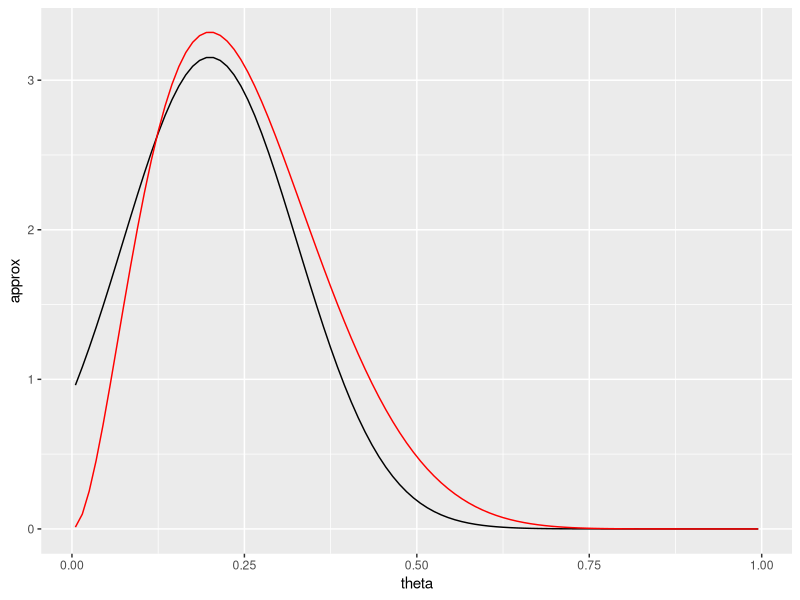
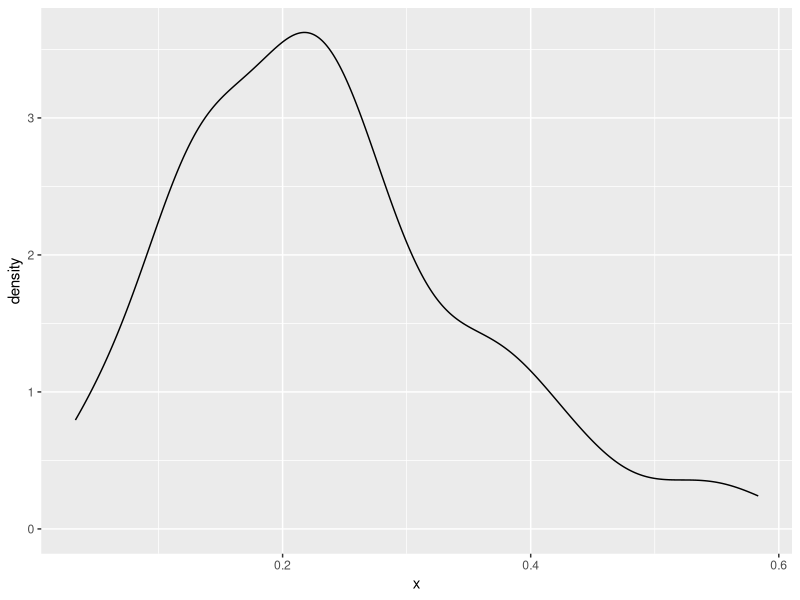

Reproduce these figures in R, in order.
## ---- chunk 1
smpls <- c("L", "W", "L", "L", "L", "L", "L", "L", "L", "W")
## ---- chunk 2
y <- sum(smpls == "W")
n <- length(smpls)
## ---- chunk 3
prior <- list(a = 1, b = 1)
## ---- chunk 4
posterior <- list(a = prior$a + y,  b = prior$b + n - y)
## ---- chunk 5
library("tidyverse")
grid <- tibble(
  theta = seq(0, 1, length.out = 10),
  prior = dbeta(theta, shape1 = prior$a, shape2 = prior$b),
  likelihood = dbinom(y, size = n, prob = theta)) %>%
  mutate(posterior_unst = prior * likelihood,
         posterior = posterior_unst / sum(posterior_unst))

## ---- chunk 6
calc_posterior <- function(par) {
  lprior <- dbeta(par, prior$a, prior$b, log = TRUE)
  lpost <- dbinom(y, size = n, prob = par, log = TRUE)
  - (lprior + lpost)
}
## ---- chunk 7
ret <- optim(0.5, fn = calc_posterior, hessian = TRUE, method = "Brent",
             lower = 0, upper = 1)
## ---- chunk 8
theta_max <- ret$par
theta_var <- 1 / drop(ret$hessian)
## ---- chunk 9
tibble(
  theta = ppoints(100),
  approx = dnorm(theta, theta_max, sqrt(theta_var)),
  actual = dbeta(theta, shape1 = posterior$a, shape2 = posterior$b)
) %>%
  ggplot(aes(x = theta)) +
  geom_line(aes(y = approx)) +
  geom_line(aes(y = actual), colour = "red")
## ---- chunk 10
p <- runif(100)
post_inverse <- qbeta(p, shape1 = posterior$a, shape2 = posterior$b)

ggplot(tibble(x = post_inverse), aes(x = x)) +
  geom_density()
## ---- chunk 11
theta_grid <- seq(0, 1, length.out = 512)
w <- (dbeta(theta_grid, prior$a, prior$b) *
      dbinom(y, size = n, prob = theta_grid))
theta_direct <- sample(theta_grid, size = 512, replace = TRUE, prob = w)
## ---- chunk 12
mean(theta_direct)
## ---- chunk 13
S <- 512
theta <- rbeta(S, prior$a, prior$b)
w <- dbinom(y, size = n, prob = theta)
## ---- chunk 14
sum(theta * w) / sum(w)
## ---- chunk 15
w_tilde <- w / sum(w)
1 / sum(w_tilde ^ 2)
## ---- chunk 16
post_sir1 <- sample(theta, size = S / 2, replace = TRUE, prob = w)
## ---- chunk 17
post_sir2 <- sample(theta, size = S, replace = TRUE, prob = w)
## ---- chunk 18
x <- rnorm(1024, 0, 1) ^ 2
## ---- chunk 19
mean(x)
## ---- chunk 20
sd(x) / sqrt(length(x))
